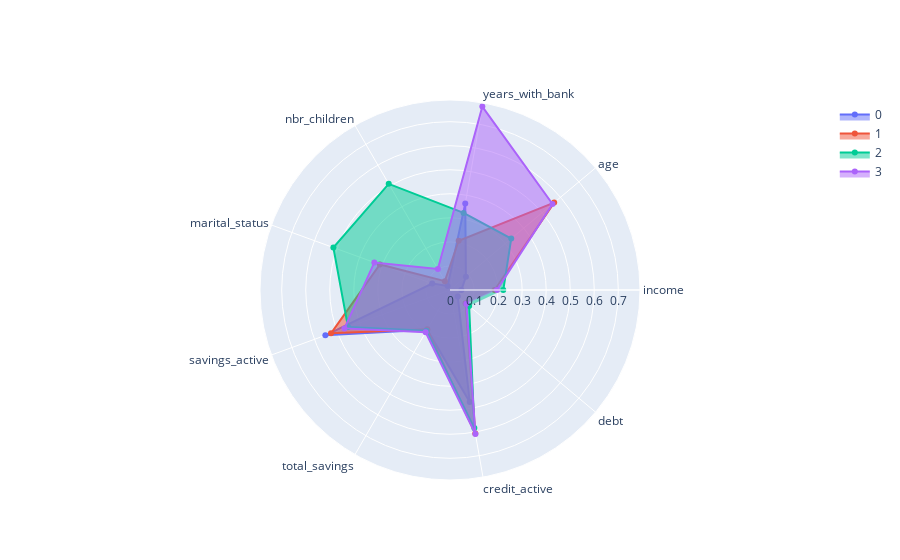

Notebook code for this chart:
### Code cell
plotRadarChart(banking_radar.iloc[:,:9])

### Figure 1 — Plotly figure (JSON) as saved in the notebook; plotly's stock layout.template omitted (floating-point values rounded to 4 significant figures)
{"data": [{"fill": "toself", "name": "0", "r": [0.04731, 0.08647, 0.3651, 0.0197, 0.07882, 0.5517, 0.1903, 0.4729, 0.04208], "theta": ["income", "age", "years_with_bank", "nbr_children", "marital_status", "savings_active", "total_savings", "credit_active", "debt"], "type": "scatterpolar"}, {"fill": "toself", "name": "1", "r": [0.1854, 0.5656, 0.208, 0.04255, 0.3103, 0.5266, 0.1887, 0.6064, 0.08504], "theta": ["income", "age", "years_with_bank", "nbr_children", "marital_status", "savings_active", "total_savings", "credit_active", "debt"], "type": "scatterpolar"}, {"fill": "toself", "name": "2", "r": [0.2216, 0.3324, 0.3256, 0.5097, 0.5162, 0.4514, 0.1955, 0.5833, 0.104], "theta": ["income", "age", "years_with_bank", "nbr_children", "marital_status", "savings_active", "total_savings", "credit_active", "debt"], "type": "scatterpolar"}, {"fill": "toself", "name": "3", "r": [0.1953, 0.5565, 0.7746, 0.1009, 0.3349, 0.467, 0.2028, 0.6085, 0.08901], "theta": ["income", "age", "years_with_bank", "nbr_children", "marital_status", "savings_active", "total_savings", "credit_active", "debt"], "type": "scatterpolar"}], "layout": {"polar": {"radialaxis": {"visible": true}}, "showlegend": true}}
